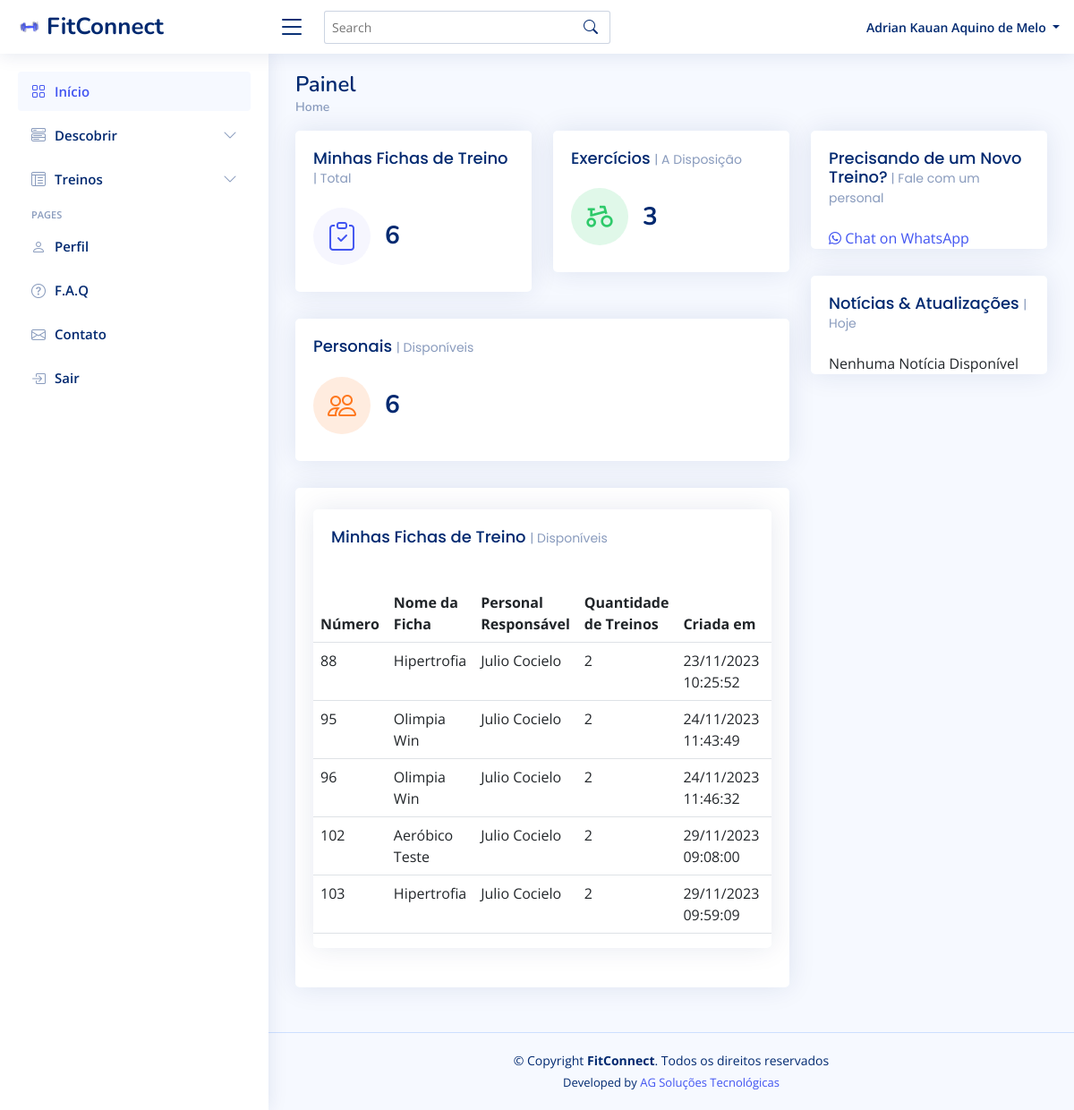
The app's page /homeAluno.php (signed in) with its own data.
### tables this page shows
CREATE TABLE `ficha_treino` (
  `id` int(11) NOT NULL,
  `nome` varchar(255) NOT NULL,
  `aluno_id` int(11) NOT NULL,
  `personal_id` int(11) DEFAULT NULL,
  `num_treinos` int(11) NOT NULL,
  `descricao` text NOT NULL,
  `dataCadastro` datetime NOT NULL DEFAULT current_timestamp()
);

CREATE TABLE `personal` (
  `id` int(11) NOT NULL,
  `nome` varchar(100) NOT NULL,
  `email` varchar(100) NOT NULL,
  `senha` varchar(50) NOT NULL,
  `sexo` varchar(10) NOT NULL,
  `dataNascimento` date DEFAULT NULL,
  `cref` varchar(15) NOT NULL,
  `cpf` varchar(11) NOT NULL,
  `cnpj` varchar(20) NOT NULL,
  `telefone` varchar(20) NOT NULL,
  `cep` varchar(15) NOT NULL,
  `endereco` varchar(100) NOT NULL,
  `numero` varchar(6) NOT NULL,
  `bairro` varchar(45) NOT NULL,
  `cidade` varchar(50) NOT NULL,
  `estado` varchar(20) NOT NULL,
  `observacao` varchar(500) NOT NULL,
  `estatus` varchar(10) NOT NULL DEFAULT 'ativo',
  `dataCadastro` datetime NOT NULL DEFAULT current_timestamp() ON UPDATE current_timestamp()
);

### homeAluno.php (the view, shortened to what this page needs)
<?php
require_once('conexao.php');
$sqlPersonais = "SELECT COUNT(id) as total3 FROM personal";
$resultad = $conexao->query($sqlPersonais);
if ($resultad->num_rows > 0) {
  $row = $resultad->fetch_assoc();
  $quantidadeIdsPersonais = $row['total3'];
}
$sqlExercicio = "SELECT COUNT(id) as total FROM exercicio";
$result = $conexao->query($sqlExercicio);
if ($result->num_rows > 0) {
  $row = $result->fetch_assoc();
  $quantidadeIdsExercicio = $row['total'];
}
$idAlunoLogado = $_SESSION['id'];
$sqlFichaAluno = "SELECT COUNT(id) as total4 FROM ficha_treino WHERE aluno_id = ?";
$stmt = $conexao->prepare($sqlFichaAluno);
$stmt->bind_param("i", $idAlunoLogado);
$stmt->execute();
$resultad = $stmt->get_result();
if ($resultad->num_rows > 0) {
  $row = $resultad->fetch_assoc();
  $quantidadeIdsFichaAluno = $row['total4'];
} else {
  $quantidadeIdsFichaAluno = 0;
}
$sqlSelect = "SELECT ft.*, a.nome AS nome_aluno, p.nome AS nome_personal
              FROM ficha_treino ft
              JOIN aluno a ON ft.aluno_id = a.id
              JOIN personal p ON ft.personal_id = p.id
              WHERE ft.aluno_id = ?";
$stmtSelect = $conexao->prepare($sqlSelect);
$stmtSelect->bind_param("i", $idAlunoLogado);
$stmtSelect->execute();
$resultados = $stmtSelect->get_result();
?>
<!DOCTYPE html>
<html lang="pt-br">
<head>
  <link href="https://cdn.jsdelivr.net/npm/bootstrap@5.3.0-alpha3/dist/css/bootstrap.min.css" rel="stylesheet"
>
  <link href="assets/vendor/bootstrap/css/bootstrap.min.css" rel="stylesheet">
  <link href="assets/vendor/bootstrap-icons/bootstrap-icons.css" rel="stylesheet">
  <link href="assets/vendor/boxicons/css/boxicons.min.css" rel="stylesheet">
  <link href="assets/vendor/quill/quill.snow.css" rel="stylesheet">
  <link href="assets/vendor/quill/quill.bubble.css" rel="stylesheet">
  <link href="assets/vendor/remixicon/remixicon.css" rel="stylesheet">
  <link href="assets/vendor/simple-datatables/style.css" rel="stylesheet">
  <link href="assets/css/style.css" rel="stylesheet">
</head>
<body>
  <?php require_once('menuAluno.php'); ?>
  <main id="main" class="main">
    <div class="pagetitle">
      <h1>Painel</h1>
      <nav>
        <ol class="breadcrumb">
          <li class="breadcrumb-item"><a href="homeAluno.php">Home</a></li>
        </ol>
      </nav>
    </div>
    <section class="section dashboard">
      <div class="row">
        <div class="col-lg-8">
          <div class="row">
            <div class="col-xxl-4 col-md-6">
              <div class="card info-card sales-card">
                <div class="card-body">
                  <h5 class="card-title">Minhas Fichas de Treino <span>| Total</span></h5>
                  <div class="d-flex align-items-center">
                    <div class="card-icon rounded-circle d-flex align-items-center justify-content-center">
                      <i class="bi bi-clipboard-check"></i>
                    </div>
                    <div class="ps-3">
                      <h6>
                        <?php echo $quantidadeIdsFichaAluno ?>
                      </h6>
                    </div>
                  </div>
                </div>
              </div>
            </div>
            <div class="col-xxl-4 col-md-6">
              <div class="card info-card revenue-card">
                <div class="card-body">
                  <h5 class="card-title">Exercícios <span>| A Disposição</span></h5>
                  <div class="d-flex align-items-center">
                    <div class="card-icon rounded-circle d-flex align-items-center justify-content-center">
                    </div>
                    <div class="ps-3">
                      <h6>
                        <?php echo $quantidadeIdsExercicio ?>
                      </h6>
                    </div>
                  </div>
                </div>
              </div>
            </div>
            <div class="col-xxl-4 col-xl-12">
              <div class="card info-card customers-card">
                <div class="card-body">
                  <h5 class="card-title">Personais <span>| Disponíveis</span></h5>
                  <div class="d-flex align-items-center">
                    <div class="card-icon rounded-circle d-flex align-items-center justify-content-center">
                      <i class="bi bi-people"></i>
                    </div>
                    <div class="ps-3">
                      <h6>
                        <?php echo $quantidadeIdsPersonais ?>
                      </h6>
                    </div>
                  </div>
                </div>
              </div>
            </div>
            <div class="col-lg-12">
              <div class="card">
                <div class="card-body">
                  <div class="card mt-4 mb-4">
                    <div class="card-body">
                      <h2 class="card-title">Minhas Fichas de Treino <span>| Disponíveis</span>
                      </h2>
                    </div>
                    <div style="overflow-x: auto">
                      <table class="table datatable">
                        <thead>
                          <tr>
                            <th scope="col">Número</th>
                            <th scope="col">Nome da Ficha</th>
                            <th scope="col">Personal Responsável</th>
                            <th scope="col">Quantidade de Treinos</th>
                            <th scope="col">Criada em</th>
                            <th scope="col">Ver</th>
                          </tr>
                        </thead>
                        <tbody>
                          <?php while ($linha = mysqli_fetch_array($resultados)) { ?>
                            <tr>
                              <td>
                                <?= $linha['id'] ?>
                              </td>
                              <td>
                                <?= $linha['nome'] ?>
                              </td>
                              <td>
                                <?= $linha['nome_personal'] ?>
                              </td>
                              <td>
                                <?= $linha['num_treinos'] ?>
                              </td>
                              <td>
                                <?php
                                $dataCadastro = new DateTime($linha['dataCadastro']);
                                echo $dataCadastro->format('d/m/Y H:i:s');
                                ?>
                              </td>
                              <td>
                              </td>
                            </tr>
                          <?php } ?>
                        </tbody>
                      </table>
                    </div>
                  </div>
                </div>
              </div>
            </div>
          </div>
        </div>
        <div class="col-lg-4">
          <div class="card">
            <div class="card-body pb-0">
              <h5 class="card-title">Precisando de um Novo Treino?<span> | Fale com um personal</span></h5>
              <a href="https://wa.me/554497643857" target="_blank" aria-label="Chat on WhatsApp"><i
                  class="fa fa-whatsapp" aria-hidden="true"></i> Chat on WhatsApp
              </a>
            </div>
          </div>
          <div class="card">
            <div class="card-body pb-0">
              <h5 class="card-title">Notícias &amp; Atualizações <span>| Hoje</span></h5>
              <div class="news">
                <div class="post-item clearfix">
                  <h8>Nenhuma Notícia Disponível</h8>
                </div>
              </div>
            </div>
          </div>
        </div>
      </div>
    </section>
  </main>
  <footer id="footer" class="footer">
    <div class="copyright">
      &copy; Copyright <strong><span>FitConnect</span></strong>. Todos os direitos reservados
    </div>
    <div class="credits">
      Developed by <a href="https://bootstrapmade.com/">AG Soluções Tecnológicas</a>
    </div>
  </footer>
</body>
</html>

### menuAluno.php (shortened to what this page needs)
<?php
$aluno_name = isset($_SESSION['nome']) ? $_SESSION['nome'] : 'Nome Padrão';
?>
<body>
    <header id="header" class="header fixed-top d-flex align-items-center">
        <div class="d-flex align-items-center justify-content-between">
            <a href="homeAluno.php" class="logo d-flex align-items-center">
                <img src="assets/img/halter.png" alt="">
                <span class="d-none d-lg-block">FitConnect</span>
            </a>
            <i class="bi bi-list toggle-sidebar-btn"></i>
        </div>
        <div class="search-bar">
            <form class="search-form d-flex align-items-center" method="POST" action="#">
                <input type="text" name="query" placeholder="Search" title="Enter search keyword">
                <button type="submit" title="Search"><i class="bi bi-search"></i></button>
            </form>
        </div>
        <nav class="header-nav ms-auto">
            <ul class="d-flex align-items-center">
                <li class="nav-item dropdown pe-3">
                    <a class="nav-link nav-profile d-flex align-items-center pe-0" href="#" data-bs-toggle="dropdown">
                        <span class="d-none d-md-block dropdown-toggle ps-2">
                            <?php echo $aluno_name; ?>
                        </span>
                    </a>
                </li>
            </ul>
        </nav>
    </header>
    <aside id="sidebar" class="sidebar">
        <ul class="sidebar-nav" id="sidebar-nav">
            <li class="nav-item">
                <a class="nav-link " href="homeAluno.php">
                    <i class="bi bi-grid"></i>
                    <span>Início</span>
                </a>
            </li>
            <li class="nav-item">
                <a class="nav-link collapsed" data-bs-target="#components-nav" data-bs-toggle="collapse" href="#">
                    <i class="bi bi-menu-button-wide"></i><span>Descobrir</span><i
                        class="bi bi-chevron-down ms-auto"></i>
                </a>
            </li>
            <li class="nav-item">
                <a class="nav-link collapsed" data-bs-target="#tables-nav" data-bs-toggle="collapse" href="#">
                    <i class="bi bi-layout-text-window-reverse"></i><span>Treinos</span><i
                        class="bi bi-chevron-down ms-auto"></i>
                </a>
            </li>
            <li class="nav-heading">Pages</li>
            <li class="nav-item">
                <a class="nav-link collapsed" href="mostrarPerfilAluno.php">
                    <i class="bi bi-person"></i>
                    <span>Perfil</span>
                </a>
            </li>
            <li class="nav-item">
                <a class="nav-link collapsed" href="#">
                    <i class="bi bi-question-circle"></i>
                    <span>F.A.Q</span>
                </a>
            </li>
            <li class="nav-item">
                <a class="nav-link collapsed" href="#">
                    <i class="bi bi-envelope"></i>
                    <span>Contato</span>
                </a>
            </li>
            <li class="nav-item">
                <a class="nav-link collapsed" href="sair.php">
                    <i class="bi bi-box-arrow-in-right"></i>
                    <span>Sair</span>
                </a>
            </li>
        </ul>
    </aside>
</body>
</html>

### assets/css/style.css (style rules this page uses)
:root { scroll-behavior: smooth; }
body { font-family: "Open Sans", sans-serif; background: #f6f9ff; color: #444444; }
a { color: #4154f1; text-decoration: none; }
h1, h2, h3, h4, h5, h6 { font-family: "Nunito", sans-serif; }
#main { margin-top: 60px; padding: 20px 30px; transition: all 0.3s; }
.pagetitle { margin-bottom: 10px; }
.pagetitle h1 { font-size: 24px; margin-bottom: 0; font-weight: 600; color: #012970; }
.card { margin-bottom: 30px; border: none; border-radius: 5px; box-shadow: 0px 0 30px rgba(1, 41, 112, 0.1); }
.card-title { padding: 20px 0 15px 0; font-size: 18px; font-weight: 500; color: #012970; font-family: "Poppins", sans-serif; }
.card-title span { color: #899bbd; font-size: 14px; font-weight: 400; }
.card-body { padding: 0 20px 20px 20px; }
.breadcrumb { font-size: 14px; font-family: "Nunito", sans-serif; color: #899bbd; font-weight: 600; }
.breadcrumb a { color: #899bbd; transition: 0.3s; }
.breadcrumb .breadcrumb-item::before { color: #899bbd; }
.logo { line-height: 1; }
@media (min-width: 1200px) { .logo { width: 280px; } }
.logo img { max-height: 26px; margin-right: 6px; }
.logo span { font-size: 26px; font-weight: 700; color: #012970; font-family: "Nunito", sans-serif; }
.header { transition: all 0.5s; z-index: 997; height: 60px; box-shadow: 0px 2px 20px rgba(1, 41, 112, 0.1); background-color: #fff; padding-left: 20px; }
.header .toggle-sidebar-btn { font-size: 32px; padding-left: 10px; cursor: pointer; color: #012970; }
.header .search-bar { min-width: 360px; padding: 0 20px; }
.header .search-form { width: 100%; }
.header .search-form input { border: 0; font-size: 14px; color: #012970; border: 1px solid rgba(1, 41, 112, 0.2); padding: 7px 38px 7px 8px; border-radius: 3px; transition: 0.3s; width: 100%; }
.header .search-form button { border: 0; padding: 0; margin-left: -30px; background: none; }
.header .search-form button i { color: #012970; }
.header-nav ul { list-style: none; }
.header-nav>ul { margin: 0; padding: 0; }
.header-nav .nav-profile { color: #012970; }
.header-nav .nav-profile span { font-size: 14px; font-weight: 600; }
.sidebar { position: fixed; top: 60px; left: 0; bottom: 0; width: 300px; z-index: 996; transition: all 0.3s; padding: 20px; overflow-y: auto; scrollbar-width: thin; scrollbar-color: #aab7cf transparent; box-shadow: 0px 0px 20px rgba(1, 41, 112, 0.1); background-color: #fff; }
@media (min-width: 1200px) { #main, #footer { margin-left: 300px; } }
.sidebar-nav { padding: 0; margin: 0; list-style: none; }
.sidebar-nav li { padding: 0; margin: 0; list-style: none; }
.sidebar-nav .nav-item { margin-bottom: 5px; }
.sidebar-nav .nav-heading { font-size: 11px; text-transform: uppercase; color: #899bbd; font-weight: 600; margin: 10px 0 5px 15px; }
.sidebar-nav .nav-link { display: flex; align-items: center; font-size: 15px; font-weight: 600; color: #4154f1; transition: 0.3; background: #f6f9ff; padding: 10px 15px; border-radius: 4px; }
.sidebar-nav .nav-link i { font-size: 16px; margin-right: 10px; color: #4154f1; }
.sidebar-nav .nav-link.collapsed { color: #012970; background: #fff; }
.sidebar-nav .nav-link.collapsed i { color: #899bbd; }
.sidebar-nav .nav-link .bi-chevron-down { margin-right: 0; transition: transform 0.2s ease-in-out; }
.dashboard .info-card { padding-bottom: 10px; }
.dashboard .info-card h6 { font-size: 28px; color: #012970; font-weight: 700; margin: 0; padding: 0; }
.dashboard .card-icon { font-size: 32px; line-height: 0; width: 64px; height: 64px; flex-shrink: 0; flex-grow: 0; }
.dashboard .sales-card .card-icon { color: #4154f1; background: #f6f6fe; }
.dashboard .revenue-card .card-icon { color: #2eca6a; background: #e0f8e9; }
.dashboard .customers-card .card-icon { color: #ff771d; background: #ffecdf; }
.footer { padding: 20px 0; font-size: 14px; transition: all 0.3s; border-top: 1px solid #cddfff; }
.footer .copyright { text-align: center; color: #012970; }
.footer .credits { padding-top: 5px; text-align: center; font-size: 13px; color: #012970; }

### records on screen
ficha_treino: id "88", nome "Hipertrofia", personal.nome "Julio Cocielo", num_treinos "2", dataCadastro "23/11/2023 10:25:52"
ficha_treino: id "95", nome "Olimpia Win", personal.nome "Julio Cocielo", num_treinos "2", dataCadastro "24/11/2023 11:43:49"
ficha_treino: id "96", nome "Olimpia Win", personal.nome "Julio Cocielo", num_treinos "2", dataCadastro "24/11/2023 11:46:32"
ficha_treino: id "102", nome "Aeróbico Teste", personal.nome "Julio Cocielo", num_treinos "2", dataCadastro "29/11/2023 09:08:00"
ficha_treino: id "103", nome "Hipertrofia", personal.nome "Julio Cocielo", num_treinos "2", dataCadastro "29/11/2023 09:59:09"

### other values on screen
$aluno_name "Adrian Kauan Aquino de Melo"
$quantidadeIdsFichaAluno "6"
$quantidadeIdsExercicio "3"
$quantidadeIdsPersonais "6"
